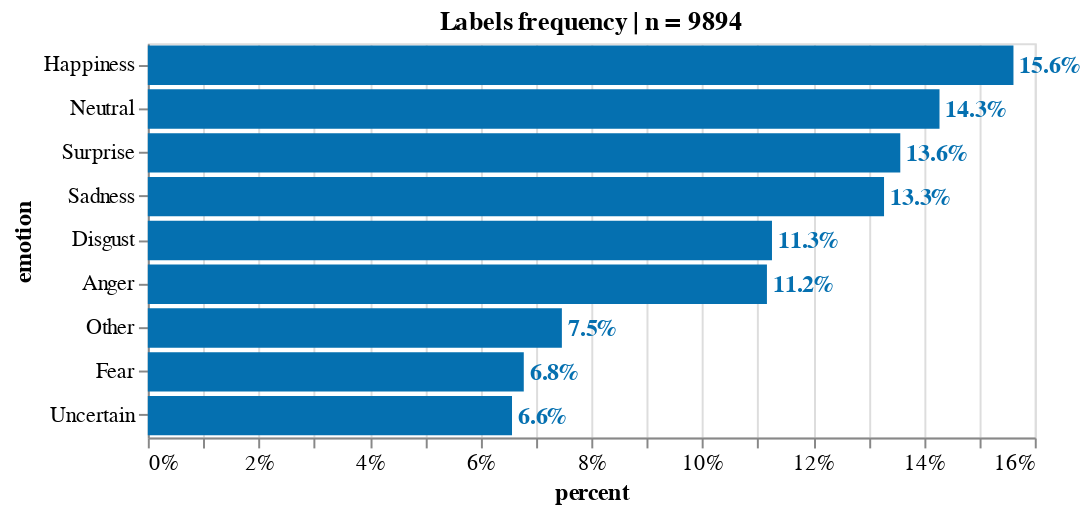

Source (notebook cell):
### Code cell
source = count_freq_labels(df_emo_answers, X="all") 
title = 'Labels frequency | n = '+ source['counts'].sum().astype(str)
X, Y = 'percent:Q', 'emotion:N'
w, h= 450, 200
txs, ls, ts = 12, 11, 12

chart_overall_per = simple_per_bar(
    source, title=title, X=X, Y=Y, width=w, height=h, text_size = txs, label_size = ls, title_size=ts)
chart_overall_per

### Figure 1 — Vega-Lite specification as saved in the notebook (floating-point values rounded to 4 significant figures)
{"config": {"view": {"continuousWidth": 400, "continuousHeight": 300}, "axis": {"labelFontSize": 11, "titleFontSize": 12}}, "layer": [{"mark": "bar", "encoding": {"color": {"condition": {"value": "orange", "test": "(datum.emotion === 'Some')"}, "value": "#0570b0"}, "x": {"type": "quantitative", "axis": {"format": ".0%"}, "field": "percent"}, "y": {"type": "nominal", "field": "emotion", "sort": "-x"}}, "title": "Labels frequency | n = 9894"}, {"mark": {"type": "text", "align": "left", "baseline": "middle", "dx": 3, "fontSize": 12, "fontWeight": "bold"}, "encoding": {"color": {"condition": {"value": "orange", "test": "(datum.emotion === 'Some')"}, "value": "#0570b0"}, "text": {"type": "quantitative", "field": "percent", "format": ".1%"}, "x": {"type": "quantitative", "axis": {"format": ".0%"}, "field": "percent"}, "y": {"type": "nominal", "field": "emotion", "sort": "-x"}}, "title": "Labels frequency | n = 9894"}], "data": {"name": "data-005428293baed6b7594144299f5282b7"}, "height": 200, "width": 450, "$schema": "https://vega.github.io/schema/vega-lite/v4.8.1.json", "datasets": {"data-005428293baed6b7594144299f5282b7": [{"counts": 1545, "emotion": "Happiness", "percent": 0.1562}, {"counts": 1413, "emotion": "Neutral", "percent": 0.1428}, {"counts": 1343, "emotion": "Surprise", "percent": 0.1357}, {"counts": 1314, "emotion": "Sadness", "percent": 0.1328}, {"counts": 1114, "emotion": "Disgust", "percent": 0.1126}, {"counts": 1105, "emotion": "Anger", "percent": 0.1117}, {"counts": 739, "emotion": "Other", "percent": 0.07469}, {"counts": 671, "emotion": "Fear", "percent": 0.06782}, {"counts": 650, "emotion": "Uncertain", "percent": 0.0657}]}}
